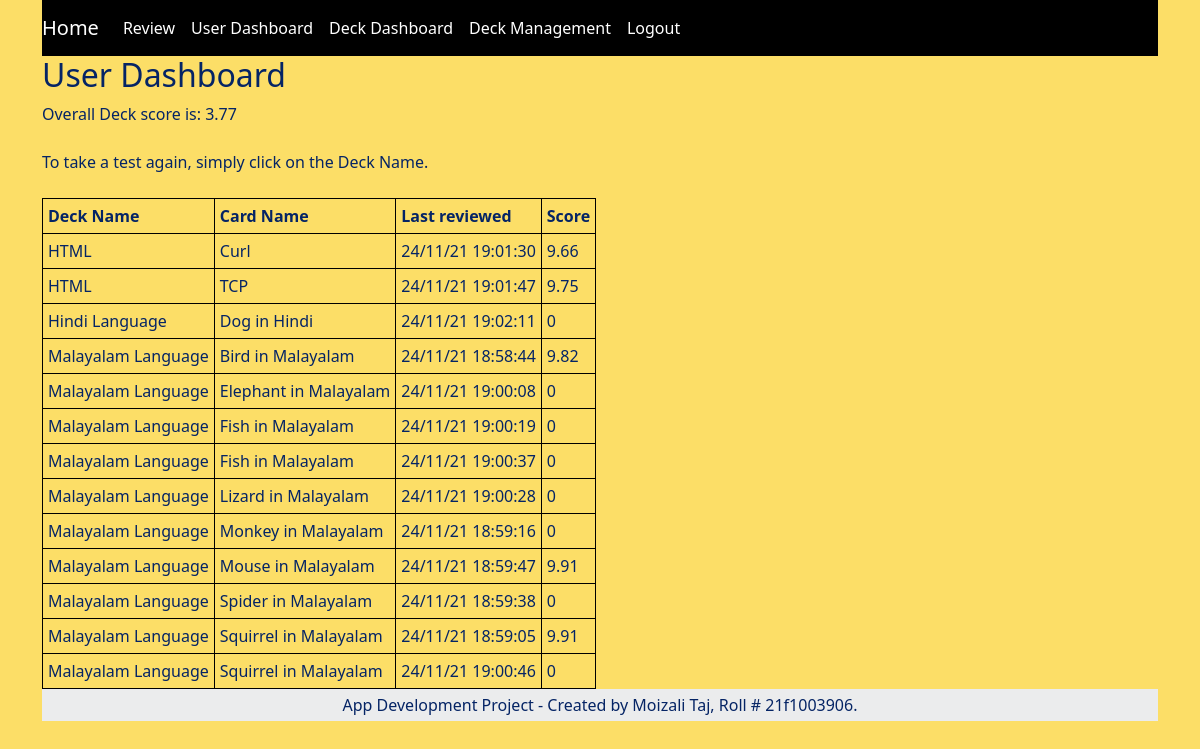
The app's page /dashboard?type=user (signed in) with its own data.
### application/models.py (models this page shows)
class Deck_Scores(db.Model):
    __tablename__ = 'deck_scores'
    field_id = db.Column(db.Integer, primary_key=True, autoincrement=True)
    username = db.Column(db.String, nullable=False)
    deck_name = db.Column(db.String, nullable=False)
    deck_master_name = db.Column(db.String, nullable=False)
    deck_id = db.Column(db.Integer, nullable=False)
    start_time = db.Column(db.String, nullable=False)
    start_time_perf = db.Column(db.Integer, nullable=False)
    end_time = db.Column(db.String, )
    end_time_perf = db.Column(db.Integer, )
    score = db.Column(db.Integer, )

### application/controllers.py (the view, shortened to what this page needs)
@app.route('/dashboard')
def dashboard():
    if logged_in():
        type = request.args.get('type')
        if type == "user":
            dump = Deck_Scores.query.filter_by(username=session['username']).order_by(Deck_Scores.deck_master_name,Deck_Scores.deck_name).all()
            deck_score_list = []
            overall_score = 0
            overall_score_sum = 0
            overall_score_count = 0
            for i in dump:
                if i.score is not None:
                    deck_score_list.append(i)
                    overall_score_sum += i.score
                    overall_score_count += 1
            if overall_score_count != 0:
                overall_score = round(overall_score_sum / overall_score_count, 2)
            return render_template("dashboard.html", Overall_Score=overall_score,deck_scores=deck_score_list, title='User Dashboard', type="user")
    else:
        return login()

### application/controllers.py (called while the page is built)
def logged_in():
    if 'username' in session:
        return True
    else:
        return False

### templates/dashboard.html (shortened to what this page needs)
<!DOCTYPE html>
<html lang="en">
    <head>
        <link rel="stylesheet" href="{{ url_for('static',filename='style.css') }}" >
        <link rel="stylesheet" href="https://cdn.jsdelivr.net/npm/bootstrap@5.1.3/dist/css/bootstrap.min.css">
        <link rel="stylesheet" href="{{ url_for('static',filename='style.css') }}" >
    </head>
    <body>
        <div class="container" id="app">
            <nav id="navbar" class="navbar navbar-expand-lg navbar-dark bg-black">
                <a class="navbar-brand" href="/">Home</a>
                <div class="collapse navbar-collapse" id="navbarSupportedContent">
                    {% block errornav %}
                        {% if type=='login' %}
                            <ul class="navbar-nav mr-auto">
                            </ul>
                        {% else %}
                            <ul class="navbar-nav mr-auto">
                                <li class="nav-item"><a class="nav-link" style="color:white;" href="/review">Review</a></li>
                                <li class="nav-item"><a class="nav-link" style="color:white;" href="/dashboard?type=user">User Dashboard</a></li>
                                <li class="nav-item"><a class="nav-link" style="color:white;" href="/dashboard?type=deck">Deck Dashboard</a></li>
                                <li class="nav-item"><a class="nav-link" style="color:white;" href="/deck_management?type=">Deck Management</a></li>
                                <li class="nav-item"><a class="nav-link" style="color:white;" href="/logout">Logout</a></li>
                            </ul>
                        {% endif %}
                    {% endblock errornav %}
                </div>
            </nav>
            {% block error %}
                {% if type=='user' %}
                    <h2>User Dashboard</h2>
                    {% block content %}
                        {% if deck_scores|length > 0 %}
                            Overall Deck score is: {{Overall_Score}} <br><br>To take a test again, simply click on the Deck Name.<br><br>
                            <table>
                                <tr>
                                    <th>Deck Name</th>
                                    <th>Card Name</th>
                                    <th>Last reviewed</th>
                                    <th>Score</th>
                                </tr>
                                {% for decks in deck_scores %}
                                    <tr>
                                        <td>{{decks["deck_master_name"]}}</a></td>
                                        <td>{{decks["deck_name"]}}</a></td>
                                        <td class="text-center-table">{{decks["end_time"]}}</td>
                                        <td class="text-center-table">{{decks["score"]}}</td>
                                    </tr>
                                {% endfor %}
                            </table>
                        {% else %}
                            No score found for the current user.
                        {% endif %}
                    {% endblock content %}
                {% endif %}
            {% endblock error %}
            <footer class="text-center text-lg-start bg-light text-muted">
                <div class="text-center p-1" style="background-color: rgba(0, 0, 0, 0.05);color: #052465">
                    App Development Project - Created by Moizali Taj, Roll # 21f1003906.
                </div>
            </footer>
        </div>
    </body>
</html>

### static/style.css (style rules this page uses)
body { background-color: #fcde67; font-size: Medium; color: #052465; }
table, tr, td,th { border: 1px solid black; border-collapse:collapse; padding:5px; }
a { text-decoration: none; font-size: Medium; }

### records on screen
Deck_Scores: deck_master_name "HTML", deck_name "Curl", end_time "24/11/21 19:01:30", score "9.66"
Deck_Scores: deck_master_name "HTML", deck_name "TCP", end_time "24/11/21 19:01:47", score "9.75"
Deck_Scores: deck_master_name "Hindi Language", deck_name "Dog in Hindi", end_time "24/11/21 19:02:11", score "0"
Deck_Scores: deck_master_name "Malayalam Language", deck_name "Bird in Malayalam", end_time "24/11/21 18:58:44", score "9.82"
Deck_Scores: deck_master_name "Malayalam Language", deck_name "Elephant in Malayalam", end_time "24/11/21 19:00:08", score "0"
Deck_Scores: deck_master_name "Malayalam Language", deck_name "Fish in Malayalam", end_time "24/11/21 19:00:19", score "0"
Deck_Scores: deck_master_name "Malayalam Language", deck_name "Fish in Malayalam", end_time "24/11/21 19:00:37", score "0"
Deck_Scores: deck_master_name "Malayalam Language", deck_name "Lizard in Malayalam", end_time "24/11/21 19:00:28", score "0"
Deck_Scores: deck_master_name "Malayalam Language", deck_name "Monkey in Malayalam", end_time "24/11/21 18:59:16", score "0"
Deck_Scores: deck_master_name "Malayalam Language", deck_name "Mouse in Malayalam", end_time "24/11/21 18:59:47", score "9.91"
Deck_Scores: deck_master_name "Malayalam Language", deck_name "Spider in Malayalam", end_time "24/11/21 18:59:38", score "0"
Deck_Scores: deck_master_name "Malayalam Language", deck_name "Squirrel in Malayalam", end_time "24/11/21 18:59:05", score "9.91"
Deck_Scores: deck_master_name "Malayalam Language", deck_name "Squirrel in Malayalam", end_time "24/11/21 19:00:46", score "0"

### other values on screen
{{ Overall_Score }} "3.77"
